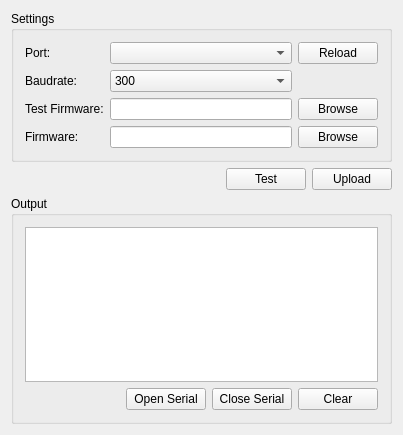
<?xml version="1.0" encoding="UTF-8"?>
<ui version="4.0">
 <class>MainWindow</class>
 <widget class="QMainWindow" name="MainWindow">
  <property name="geometry">
   <rect>
    <x>0</x>
    <y>0</y>
    <width>403</width>
    <height>435</height>
   </rect>
  </property>
  <property name="windowTitle">
   <string>esptool-gui</string>
  </property>
  <widget class="QWidget" name="centralWidget">
   <property name="layoutDirection">
    <enum>Qt::LeftToRight</enum>
   </property>
   <layout class="QVBoxLayout" name="verticalLayout">
    <item>
     <widget class="QGroupBox" name="settingsBox">
      <property name="title">
       <string>Settings</string>
      </property>
      <property name="flat">
       <bool>false</bool>
      </property>
      <property name="checkable">
       <bool>false</bool>
      </property>
      <layout class="QGridLayout" name="gridLayout_3">
       <item row="1" column="1">
        <widget class="QComboBox" name="baudBox">
         <item>
          <property name="text">
           <string>300</string>
          </property>
         </item>
         <item>
          <property name="text">
           <string>1200</string>
          </property>
         </item>
         <item>
          <property name="text">
           <string>2400</string>
          </property>
         </item>
         <item>
          <property name="text">
           <string>4800</string>
          </property>
         </item>
         <item>
          <property name="text">
           <string>9600</string>
          </property>
         </item>
         <item>
          <property name="text">
           <string>19200</string>
          </property>
         </item>
         <item>
          <property name="text">
           <string>38400</string>
          </property>
         </item>
         <item>
          <property name="text">
           <string>57600</string>
          </property>
         </item>
         <item>
          <property name="text">
           <string>74880</string>
          </property>
         </item>
         <item>
          <property name="text">
           <string>115200</string>
          </property>
         </item>
         <item>
          <property name="text">
           <string>230400</string>
          </property>
         </item>
         <item>
          <property name="text">
           <string>250000</string>
          </property>
         </item>
        </widget>
       </item>
       <item row="0" column="1">
        <widget class="QComboBox" name="portBox"/>
       </item>
       <item row="3" column="0">
        <widget class="QLabel" name="fileLabel">
         <property name="text">
          <string>Firmware:</string>
         </property>
        </widget>
       </item>
       <item row="3" column="2">
        <widget class="QPushButton" name="browseBtn">
         <property name="text">
          <string>Browse</string>
         </property>
        </widget>
       </item>
       <item row="0" column="2">
        <widget class="QPushButton" name="reloadBtn">
         <property name="text">
          <string>Reload</string>
         </property>
        </widget>
       </item>
       <item row="0" column="0">
        <widget class="QLabel" name="portLabel">
         <property name="text">
          <string>Port:</string>
         </property>
        </widget>
       </item>
       <item row="1" column="0">
        <widget class="QLabel" name="baudrateLabel">
         <property name="text">
          <string>Baudrate:</string>
         </property>
        </widget>
       </item>
       <item row="3" column="1">
        <widget class="QLineEdit" name="filePathText"/>
       </item>
       <item row="2" column="0">
        <widget class="QLabel" name="testFileLabel">
         <property name="text">
          <string>Test Firmware:</string>
         </property>
        </widget>
       </item>
       <item row="2" column="1">
        <widget class="QLineEdit" name="testPathText"/>
       </item>
       <item row="2" column="2">
        <widget class="QPushButton" name="browseTestBtn">
         <property name="text">
          <string>Browse</string>
         </property>
        </widget>
       </item>
      </layout>
      <zorder>portLabel</zorder>
      <zorder>portBox</zorder>
      <zorder>reloadBtn</zorder>
      <zorder>baudrateLabel</zorder>
      <zorder>baudBox</zorder>
      <zorder>fileLabel</zorder>
      <zorder>browseBtn</zorder>
      <zorder>filePathText</zorder>
      <zorder>testFileLabel</zorder>
      <zorder>testPathText</zorder>
      <zorder>browseTestBtn</zorder>
     </widget>
    </item>
    <item>
     <layout class="QHBoxLayout" name="horizontalLayout">
      <item>
       <spacer name="horizontalSpacer">
        <property name="orientation">
         <enum>Qt::Horizontal</enum>
        </property>
        <property name="sizeHint" stdset="0">
         <size>
          <width>40</width>
          <height>20</height>
         </size>
        </property>
       </spacer>
      </item>
      <item>
       <widget class="QPushButton" name="testBtn">
        <property name="text">
         <string>Test</string>
        </property>
       </widget>
      </item>
      <item>
       <widget class="QPushButton" name="uploadBtn">
        <property name="text">
         <string>Upload</string>
        </property>
       </widget>
      </item>
     </layout>
    </item>
    <item>
     <widget class="QGroupBox" name="groupBox">
      <property name="title">
       <string>Output</string>
      </property>
      <layout class="QVBoxLayout" name="verticalLayout_2">
       <item>
        <widget class="QPlainTextEdit" name="outputText"/>
       </item>
       <item>
        <layout class="QHBoxLayout" name="horizontalLayout_2">
         <item>
          <spacer name="horizontalSpacer_2">
           <property name="orientation">
            <enum>Qt::Horizontal</enum>
           </property>
           <property name="sizeHint" stdset="0">
            <size>
             <width>40</width>
             <height>20</height>
            </size>
           </property>
          </spacer>
         </item>
         <item>
          <widget class="QPushButton" name="openSerialBtn">
           <property name="text">
            <string>Open Serial</string>
           </property>
          </widget>
         </item>
         <item>
          <widget class="QPushButton" name="closeSerialBtn">
           <property name="text">
            <string>Close Serial</string>
           </property>
          </widget>
         </item>
         <item>
          <widget class="QPushButton" name="clearTextBtn">
           <property name="text">
            <string>Clear</string>
           </property>
          </widget>
         </item>
        </layout>
       </item>
      </layout>
     </widget>
    </item>
   </layout>
  </widget>
  <widget class="QMenuBar" name="menuBar">
   <property name="geometry">
    <rect>
     <x>0</x>
     <y>0</y>
     <width>403</width>
     <height>22</height>
    </rect>
   </property>
  </widget>
 </widget>
 <layoutdefault spacing="6" margin="11"/>
 <resources/>
 <connections>
  <connection>
   <sender>clearTextBtn</sender>
   <signal>clicked()</signal>
   <receiver>outputText</receiver>
   <slot>clear()</slot>
   <hints>
    <hint type="sourcelabel">
     <x>182</x>
     <y>377</y>
    </hint>
    <hint type="destinationlabel">
     <x>182</x>
     <y>295</y>
    </hint>
   </hints>
  </connection>
 </connections>
</ui>
